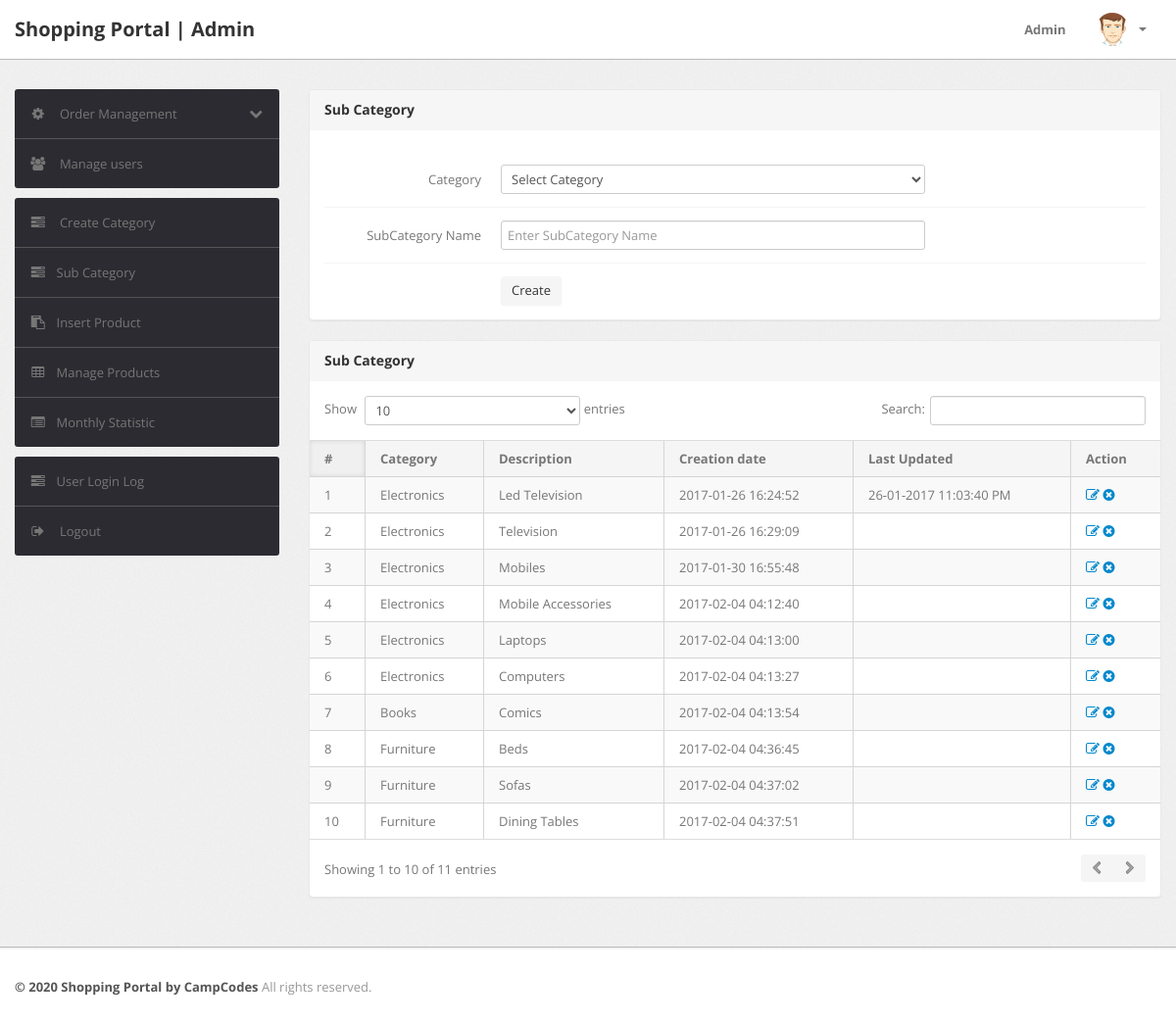
The app's page /admin/subcategory.php (signed in), older data.
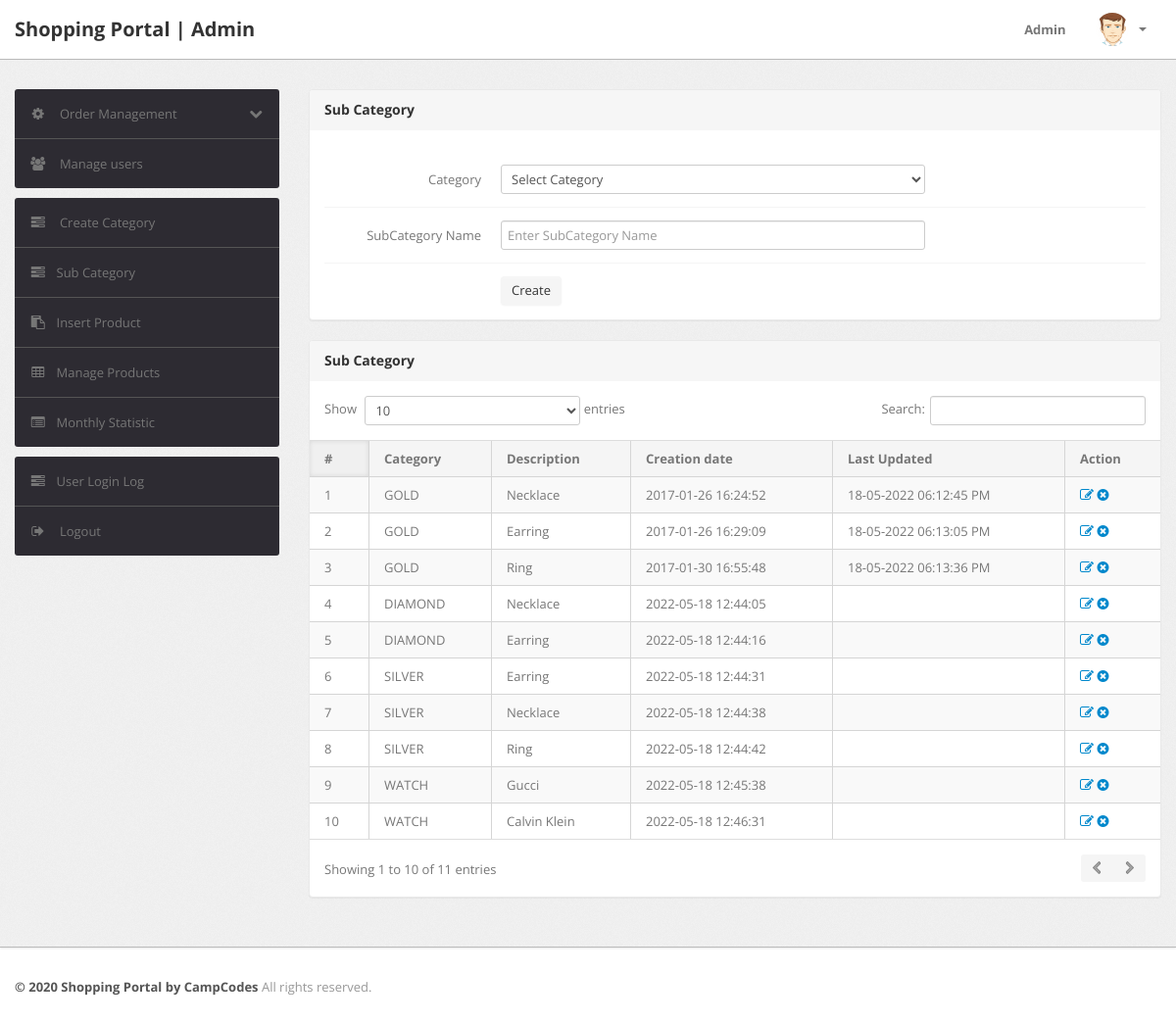
The same page, newer data.
### tables this page shows
CREATE TABLE `subcategory` (
  `id` int(11) NOT NULL,
  `categoryid` int(11) DEFAULT NULL,
  `subcategory` varchar(255) DEFAULT NULL,
  `creationDate` timestamp NULL DEFAULT current_timestamp(),
  `updationDate` varchar(255) DEFAULT NULL
);

CREATE TABLE `category` (
  `id` int(11) NOT NULL,
  `categoryName` varchar(255) DEFAULT NULL,
  `categoryDescription` longtext DEFAULT NULL,
  `creationDate` timestamp NOT NULL DEFAULT current_timestamp(),
  `updationDate` varchar(255) DEFAULT NULL
);

### admin/subcategory.php (the view, shortened to what this page needs)
<?php
include('include/config.php');
if(strlen($_SESSION['alogin'])==0)
	{
header('location:index.php');
}
else{
?>
<!DOCTYPE html>
<html lang="en">
<head>
	<link type="text/css" href="bootstrap/css/bootstrap.min.css" rel="stylesheet">
	<link type="text/css" href="bootstrap/css/bootstrap-responsive.min.css" rel="stylesheet">
	<link type="text/css" href="css/theme.css" rel="stylesheet">
	<link type="text/css" href="images/icons/css/font-awesome.css" rel="stylesheet">
</head>
<body>
<?php include('include/header.php');?>
	<div class="wrapper">
		<div class="container">
			<div class="row">
<?php include('include/sidebar.php');?>
			<div class="span9">
					<div class="content">
						<div class="module">
							<div class="module-head">
								<h3>Sub Category</h3>
							</div>
							<div class="module-body">
									<br />
			<form class="form-horizontal row-fluid" name="subcategory" method="post" >
<div class="control-group">
<label class="control-label" for="basicinput">Category</label>
<div class="controls">
<select name="category" class="span8 tip" required>
<option value="">Select Category</option>
</select>
</div>
</div>
<div class="control-group">
<label class="control-label" for="basicinput">SubCategory Name</label>
<div class="controls">
<input type="text" placeholder="Enter SubCategory Name"  name="subcategory" class="span8 tip" required>
</div>
</div>
	<div class="control-group">
											<div class="controls">
												<button type="submit" name="submit" class="btn">Create</button>
											</div>
										</div>
									</form>
							</div>
						</div>
	<div class="module">
							<div class="module-head">
								<h3>Sub Category</h3>
							</div>
							<div class="module-body table">
								<table cellpadding="0" cellspacing="0" border="0" class="datatable-1 table table-bordered table-striped	 display" width="100%">
									<thead>
										<tr>
											<th>#</th>
											<th>Category</th>
											<th>Description</th>
											<th>Creation date</th>
											<th>Last Updated</th>
											<th>Action</th>
										</tr>
									</thead>
									<tbody>
<?php $query=mysqli_query($con,"select subcategory.id,category.categoryName,subcategory.subcategory,subcategory.creationDate,subcategory.updationDate from subcategory join category on category.id=subcategory.categoryid");
$cnt=1;
while($row=mysqli_fetch_array($query))
{
?>
										<tr>
											<td><?php echo htmlentities($cnt);?></td>
											<td><?php echo htmlentities($row['categoryName']);?></td>
											<td><?php echo htmlentities($row['subcategory']);?></td>
											<td> <?php echo htmlentities($row['creationDate']);?></td>
											<td><?php echo htmlentities($row['updationDate']);?></td>
											<td>
											<a href="edit-subcategory.php?id=<?php echo $row['id']?>" ><i class="icon-edit"></i></a>
											<a href="subcategory.php?id=<?php echo $row['id']?>&del=delete" onClick="return confirm('Are you sure you want to delete?')"><i class="icon-remove-sign"></i></a></td>
										</tr>
										<?php $cnt=$cnt+1; } ?>
								</table>
							</div>
						</div>
					</div>
				</div>
			</div>
		</div>
	</div>
<?php include('include/footer.php');?>
</body>
<?php } ?>

Row changes from the older to the newer data that the page shows:
removed subcategory: categoryid.categoryName "Electronics", subcategory "Mobile Accessories", creationDate "2017-02-04 04:12:40"
removed subcategory: categoryid.categoryName "Electronics", subcategory "Laptops", creationDate "2017-02-04 04:13:00"
removed subcategory: categoryid.categoryName "Electronics", subcategory "Computers", creationDate "2017-02-04 04:13:27"
removed subcategory: categoryid.categoryName "Books", subcategory "Comics", creationDate "2017-02-04 04:13:54"
removed subcategory: categoryid.categoryName "Furniture", subcategory "Beds", creationDate "2017-02-04 04:36:45"
removed subcategory: categoryid.categoryName "Furniture", subcategory "Sofas", creationDate "2017-02-04 04:37:02"
removed subcategory: categoryid.categoryName "Furniture", subcategory "Dining Tables", creationDate "2017-02-04 04:37:51"
changed subcategory (number 1 of 10 on the later page): categoryid.categoryName "Electronics" → "GOLD"; subcategory "Led Television" → "Necklace"; updationDate "26-01-2017 11:03:40 PM" → "18-05-2022 06:12:45 PM"
changed subcategory (number 2 of 10 on the later page): categoryid.categoryName "Electronics" → "GOLD"; subcategory "Television" → "Earring"; updationDate (not shown) → "18-05-2022 06:13:05 PM"
changed subcategory (number 3 of 10 on the later page): categoryid.categoryName "Electronics" → "GOLD"; subcategory "Mobiles" → "Ring"; updationDate (not shown) → "18-05-2022 06:13:36 PM"
added subcategory: categoryid.categoryName "DIAMOND", subcategory "Necklace", creationDate "2022-05-18 12:44:05"
added subcategory: categoryid.categoryName "DIAMOND", subcategory "Earring", creationDate "2022-05-18 12:44:16"
added subcategory: categoryid.categoryName "SILVER", subcategory "Earring", creationDate "2022-05-18 12:44:31"
added subcategory: categoryid.categoryName "SILVER", subcategory "Necklace", creationDate "2022-05-18 12:44:38"
added subcategory: categoryid.categoryName "SILVER", subcategory "Ring", creationDate "2022-05-18 12:44:42"
added subcategory: categoryid.categoryName "WATCH", subcategory "Gucci", creationDate "2022-05-18 12:45:38"
added subcategory: categoryid.categoryName "WATCH", subcategory "Calvin Klein", creationDate "2022-05-18 12:46:31"
